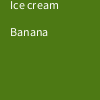
Frame 1 (no input)
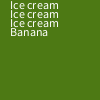
Frame 60 (the mouse pressed at the canvas centre just before this capture)
Frame 120 (the mouse held since frame 60 and released just before this capture): identical to frame 60, image omitted

The Processing sketch that drew these frames (run headless with seeded random() and noise(); from frame 60 on, the mouse is pressed at the canvas centre):

// Processing sketch: BananaSplit
// ── BananaSplit.pde
int y = 9;
int counter = 0;
void draw(){
if(counter<3){
text("Ice cream", 10,y );
y+=9; counter++;

   
 }


}
void setup (){
  background(#4D7914); 
text("Banana", 10,36);

}
